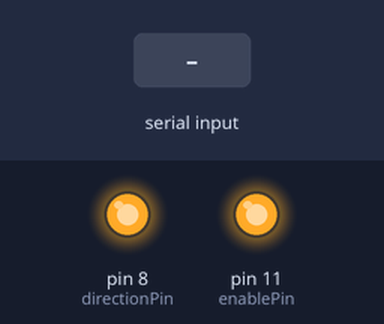
Simulated run of this sketch. Board: Arduino Uno, built with avr-gcc and run on an emulated ATmega328P. On the bench: output pins drawn as LEDs (lit = HIGH). Inputs (shaded band) come from the test bench. What the sketch prints to the serial monitor is not drawn.

Above: at 1.2 s.
1.3 s: "90,45\n" received over Serial
Timing chart, 0 to 4.3 s (numbered marks = the images above; inputs shaded):
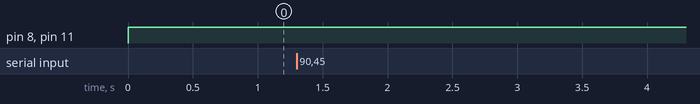

Measured:
- after the input at 1.3 s, every drawn part: stays the same

The sketch:

PCompass_0_2.ino
```cpp
const byte stepsPin=7;     //контакт для шага
const byte directionPin=8;//контакт для управления вращением
const byte enablePin=11; //контакт включения
const int  delayTime=20;//регулирование скорости двигателя
const float KSG=1.1111111111;//умножая на это градусы получаем шаги
float NewCord;//Новые координаты
float OldCord=0;//Старые)
float PortValue;//Значение,которое пришло из порта
float Steps;//шаги
void setup()
{
  pinMode (stepsPin,OUTPUT);
  pinMode (directionPin,OUTPUT);
  pinMode (enablePin,OUTPUT);
  Serial.begin(9600);
}
void rotate(byte dir, float stepsValue)//Функция для *ходьбы* вперед или назад
{
  digitalWrite(enablePin, HIGH);
  digitalWrite(directionPin,dir);//направление
  for(float i=0.0; i<abs(stepsValue); i++)
  {
    digitalWrite(stepsPin, HIGH);
    delay(delayTime);
    digitalWrite(stepsPin, LOW);
    delay(delayTime);
  }
}
void loop()
{
  while (Serial.available() > 0)
  {

    PortValue=Serial.parseInt();
    Serial.println(PortValue);
  }
  NewCord=PortValue*KSG;
  Steps=(NewCord-OldCord);
  if (Steps>=0)
  {
    rotate(1, Steps);//вызов функции вращения вперед
  }
  else
  {
    Steps*=(-1);
    rotate(0, Steps);//вызов функции вращения назад
  }
  OldCord=NewCord;
}
```
